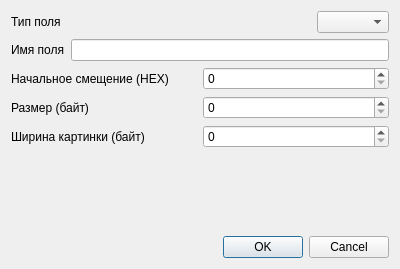
<?xml version="1.0" encoding="UTF-8"?>
<ui version="4.0">
 <class>add_field_dlg</class>
 <widget class="QDialog" name="add_field_dlg">
  <property name="geometry">
   <rect>
    <x>0</x>
    <y>0</y>
    <width>400</width>
    <height>269</height>
   </rect>
  </property>
  <property name="windowTitle">
   <string>Создание полей</string>
  </property>
  <property name="windowIcon">
   <iconset resource="../qrc.qrc">
    <normaloff>:/images/add.png</normaloff>:/images/add.png</iconset>
  </property>
  <layout class="QVBoxLayout" name="verticalLayout">
   <item>
    <layout class="QHBoxLayout" name="horizontalLayout">
     <item>
      <widget class="QLabel" name="label">
       <property name="text">
        <string>Тип поля</string>
       </property>
      </widget>
     </item>
     <item>
      <spacer name="horizontalSpacer">
       <property name="orientation">
        <enum>Qt::Horizontal</enum>
       </property>
       <property name="sizeHint" stdset="0">
        <size>
         <width>40</width>
         <height>20</height>
        </size>
       </property>
      </spacer>
     </item>
     <item>
      <widget class="QComboBox" name="cbType"/>
     </item>
    </layout>
   </item>
   <item>
    <layout class="QHBoxLayout" name="horizontalLayout_2">
     <item>
      <widget class="QLabel" name="label_2">
       <property name="text">
        <string>Имя поля</string>
       </property>
      </widget>
     </item>
     <item>
      <widget class="QLineEdit" name="leName"/>
     </item>
    </layout>
   </item>
   <item>
    <layout class="QHBoxLayout" name="horizontalLayout_3">
     <item>
      <widget class="QLabel" name="label_3">
       <property name="text">
        <string>Начальное смещение (HEX)</string>
       </property>
      </widget>
     </item>
     <item>
      <widget class="QSpinBox" name="spOffset">
       <property name="buttonSymbols">
        <enum>QAbstractSpinBox::UpDownArrows</enum>
       </property>
       <property name="showGroupSeparator" stdset="0">
        <bool>true</bool>
       </property>
       <property name="displayIntegerBase">
        <number>16</number>
       </property>
      </widget>
     </item>
    </layout>
   </item>
   <item>
    <layout class="QHBoxLayout" name="horizontalLayout_4">
     <item>
      <widget class="QLabel" name="label_4">
       <property name="text">
        <string>Размер (байт)</string>
       </property>
      </widget>
     </item>
     <item>
      <widget class="QSpinBox" name="spSize">
       <property name="buttonSymbols">
        <enum>QAbstractSpinBox::UpDownArrows</enum>
       </property>
       <property name="showGroupSeparator" stdset="0">
        <bool>true</bool>
       </property>
       <property name="displayIntegerBase">
        <number>10</number>
       </property>
      </widget>
     </item>
    </layout>
   </item>
   <item>
    <layout class="QHBoxLayout" name="horizontalLayout_5">
     <item>
      <widget class="QLabel" name="lbImageWidth">
       <property name="text">
        <string>Ширина картинки (байт)</string>
       </property>
      </widget>
     </item>
     <item>
      <widget class="QSpinBox" name="spImageWidth">
       <property name="buttonSymbols">
        <enum>QAbstractSpinBox::UpDownArrows</enum>
       </property>
       <property name="showGroupSeparator" stdset="0">
        <bool>true</bool>
       </property>
       <property name="displayIntegerBase">
        <number>10</number>
       </property>
      </widget>
     </item>
    </layout>
   </item>
   <item>
    <spacer name="verticalSpacer">
     <property name="orientation">
      <enum>Qt::Vertical</enum>
     </property>
     <property name="sizeHint" stdset="0">
      <size>
       <width>20</width>
       <height>14</height>
      </size>
     </property>
    </spacer>
   </item>
   <item>
    <widget class="QDialogButtonBox" name="buttonBox">
     <property name="orientation">
      <enum>Qt::Horizontal</enum>
     </property>
     <property name="standardButtons">
      <set>QDialogButtonBox::Cancel|QDialogButtonBox::Ok</set>
     </property>
    </widget>
   </item>
  </layout>
 </widget>
 <resources>
  <include location="../qrc.qrc"/>
 </resources>
 <connections>
  <connection>
   <sender>buttonBox</sender>
   <signal>accepted()</signal>
   <receiver>add_field_dlg</receiver>
   <slot>accept()</slot>
   <hints>
    <hint type="sourcelabel">
     <x>248</x>
     <y>254</y>
    </hint>
    <hint type="destinationlabel">
     <x>157</x>
     <y>274</y>
    </hint>
   </hints>
  </connection>
  <connection>
   <sender>buttonBox</sender>
   <signal>rejected()</signal>
   <receiver>add_field_dlg</receiver>
   <slot>reject()</slot>
   <hints>
    <hint type="sourcelabel">
     <x>316</x>
     <y>260</y>
    </hint>
    <hint type="destinationlabel">
     <x>286</x>
     <y>274</y>
    </hint>
   </hints>
  </connection>
 </connections>
</ui>
